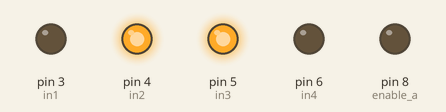
This sketch was run on a simulated Arduino Uno, built with avr-gcc and run on an emulated ATmega328P. Parts: output pins drawn as LEDs (lit = HIGH).

Above: at 0.1 s.
Timing chart, 0 to 1.6 s (numbered marks = the images above):
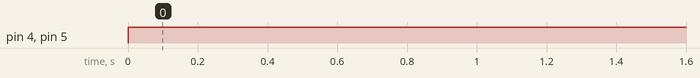

Measured:
- by itself, pin 4 (in2), pin 5 (in3): LOW → HIGH at 0.00 s

The sketch:

sketch_nov21a.ino
```cpp
  int enable_a = 8;
  int enable_b = 9;
  int in1 = 3;
  int in2 = 4;
  int in3 = 5;
  int in4 = 6;

void setup() {

  pinMode(enable_a, OUTPUT);
//  pinMode(enable_b, OUTPUT);
  pinMode(in1, OUTPUT);
  pinMode(in2, OUTPUT);
  pinMode(in3, OUTPUT);
  pinMode(in4, OUTPUT);

}

void loop()
{

  // goes forward
  // when I_In 3 = LOW, and I_IN 4 = HIGH, goes backwards
  digitalWrite(in4, LOW);
  digitalWrite(in3, HIGH);
//  analogWrite(enable_b, 80);

  digitalWrite(in1, LOW);
  digitalWrite(in2, HIGH);
  analogWrite(enable_a, 80);
}

// goforward
// backward
//stop
```
